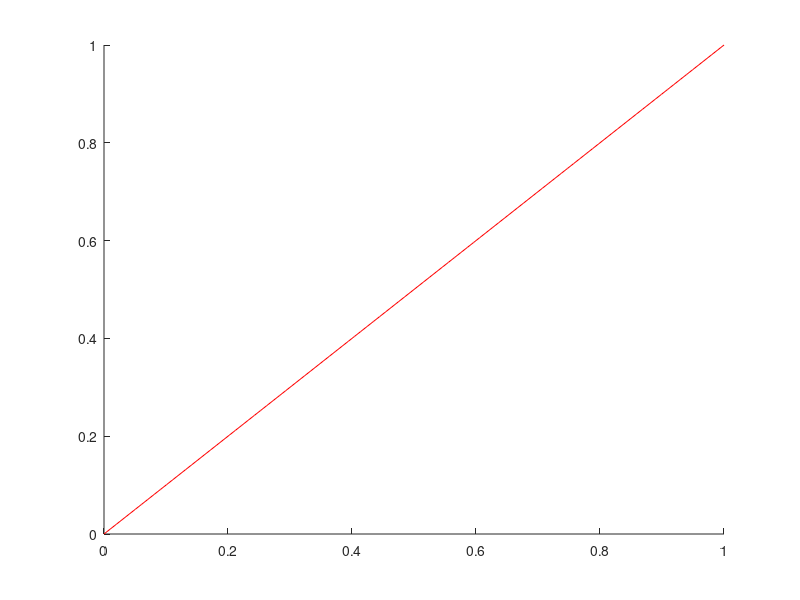

MATLAB code for this plot: (Note: this script raises an error after producing the figure.)
clear all
clc

x=linspace(0,1,100);
% f=r*x.*(1-x);
hold on
plot(x,x,'-r')

p(1)=plot(0,0);
hold on

a = [];
b = [];


for r=1:0.1:4
    
 delete(p(1));  
 delete(a);
 delete(b);
p(1)=plot(x,f(x,r),'-b')
 drawnow;
 l=x(5);
 for i=1:100
     x_m=f(l,r);
    a(i) = plot([l,l],[l,x_m]);%draws th vert1cal line
    drawnow; 
    b(i) = plot([l,x_m],[x_m, x_m]); %draws horizontal line
  drawnow;
  l=x_m;
  
 end
 
end 
set(gca,'color',[0 0 0]);
%



function x_n=f(x,r)
x_n=r.*x.*(1-x);
end
